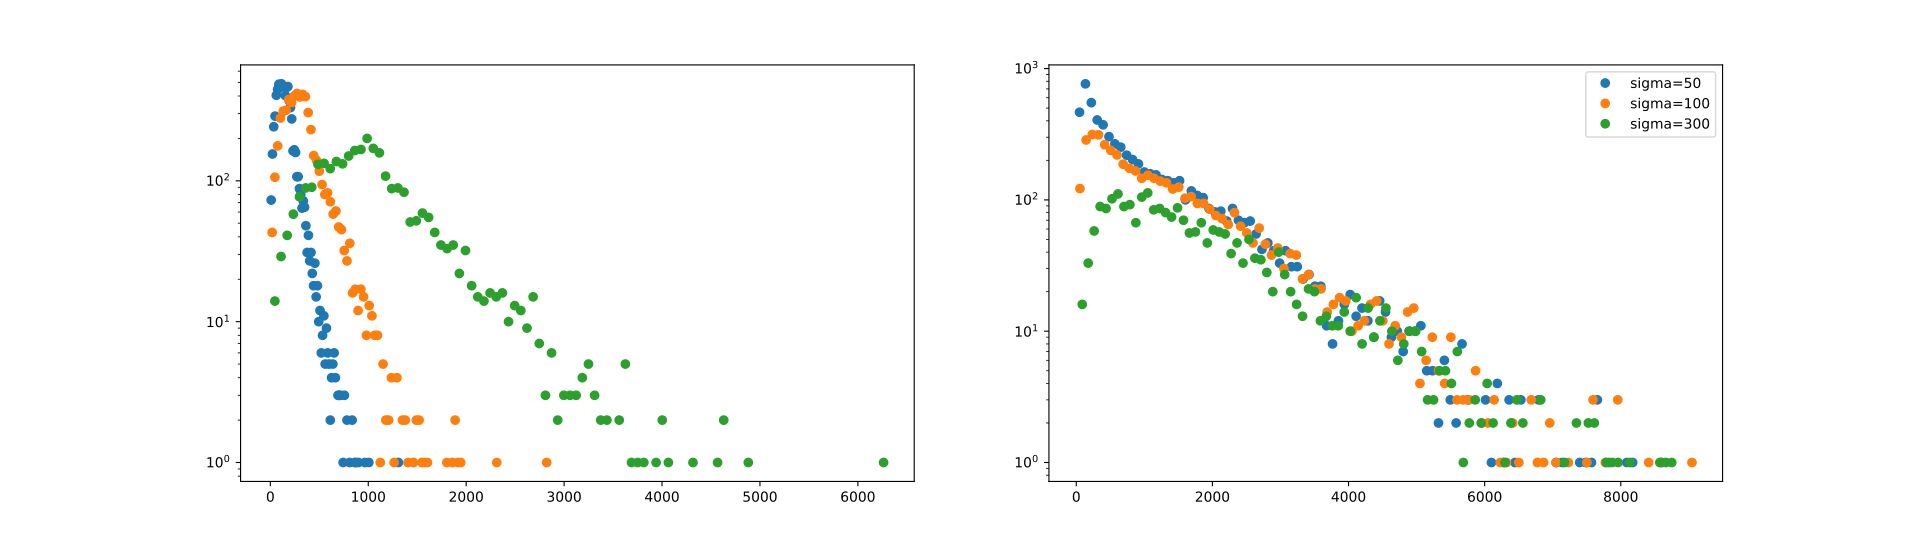

Reproduce this figure in Python.

""" Main script for Streaming (Levy Flight) type calculations """ 

import matplotlib as mpl
from read_write import read_data
from matplotlib import pyplot as plt
import numpy as np
import pickle as pkl

from scipy.ndimage.filters import median_filter
from scipy.ndimage.filters import gaussian_filter1d
from scipy.signal import correlate
from scipy.optimize import curve_fit

def lag_times_hist(sigma, threshold, p):
    running = []
    diffusing = []
    for j in range(50):
        mask = (plt.Normalize()(gaussian_filter1d(p[j],sigma=sigma))>threshold).astype(float)
        # and now we compute the lag times .. guess how?!
        true_to_false = np.diff(mask)
        where_is_it = np.where(true_to_false)
        lags = np.diff(where_is_it)[0]
        other = lambda x: {1:0,0:1}[x]
        assigned_lags = {mask[0]:lags[::2],other(mask[0]):lags[1::2]}
        running.extend(assigned_lags[1])
        diffusing.extend(assigned_lags[0])
    count,edges = np.histogram(running,bins=np.arange(0,5000,100));
    edges = (edges[1:]+edges[:-1])/2
    plt.semilogy(edges,count,label=str(sigma)+' '+str(threshold))
    plt.xlabel('lag times of running motion')
    plt.legend(loc='best')
    plt.grid(1)

def traj(fils,n=1):

    sigma = 50
    threshold = 0.5

    data = fils.xi.transpose(2,1,0) 		# Adopt Guglielmo's convention here to avoid confusion

    # data = [particle ID, (x,y), time] 
    step = data[:,:,n:] - data[:,:,:-n]		# step size dt = n
    step_size = (step**2).sum(axis=1)**.5

    # coloured wrt velocity
    #for j in range(3):
    #    ax1.scatter(data[j][0],data[j][1],s=.5,c=plt.cm.jet(plt.Normalize()(gaussian_filter1d(step_size[j],sigma=sigma))))

    d = step/step_size[:,np.newaxis,:]		# unit vector of velocity
    p = (d[:,:,n:]*d[:,:,:-n]).sum(axis=1)	# vel correlation between n steps

    # coloured wrt orientation corr.
    #for j in range(3):
    #    ax2.scatter(data[j][0],data[j][1],s=.5,c=plt.cm.jet(plt.Normalize()(gaussian_filter1d(p[j],sigma=sigma))))

    for j in range(3):
        #ax3.scatter(data[j][0],data[j][1],s=.5,c=plt.cm.jet(plt.Normalize()(gaussian_filter1d(p[j],sigma=sigma))))
    
        threshold = 0.3
        mask = (plt.Normalize()(gaussian_filter1d(step_size[j],sigma=sigma))>threshold).astype(float)
        ax1.scatter(data[j][0],data[j][1],s=.5,c=plt.cm.gray_r(mask))

        threshold = 0.5
        mask = (plt.Normalize()(gaussian_filter1d(p[j],sigma=sigma))>threshold).astype(float)
        ax2.scatter(data[j][0],data[j][1],s=.5,c=plt.cm.gray_r(mask))

    return

def traj2(fils,n=1,sigma=50):
    data = fils.xi.transpose(2,1,0) 		# Adopt Guglielmo's convention here to avoid confusion

    # data = [particle ID, (x,y), time] 
    step = data[:,:,n:] - data[:,:,:-n]		# step size dt = n
    step_size = (step**2).sum(axis=1)**.5

    d = step/step_size[:,np.newaxis,:]		# unit vector of velocity
    p = (d[:,:,n:]*d[:,:,:-n]).sum(axis=1)	# vel correlation between n steps

    #j = 1

    threshold = 0.4
    #mask1 = (plt.Normalize()(gaussian_filter1d(step_size[j],sigma=sigma))>threshold).astype(float)[1:]
    #ax1.plot(mask1)

    #threshold = 0.6
    #mask2 = (plt.Normalize()(gaussian_filter1d(p[j],sigma=sigma))>threshold).astype(float)
    #ax2.plot(mask2)

    running = []
    diffusing = []

    for j in range(1250):     
        mask = (plt.Normalize()(gaussian_filter1d(step_size[j],sigma=sigma))>threshold).astype(float)[1:]
        true_to_false = np.diff(mask)
        stream_enter = np.where(true_to_false == 1)[0]
        stream_exit  = np.where(true_to_false ==-1)[0]

        # if filament starts diffusive & ends diffusive
        if mask[0] == 0 and mask[-1] == 0:
            # streaming
            lags = stream_exit - stream_enter
            for ll in lags:
                running.append(ll)

            # diffusing
            lags = stream_enter[1:] - stream_exit[:-1]
            for ll in lags:
                diffusing.append(ll)

        # if filament starts streaming & ends diffusive
        elif mask[0] == 1 and mask[-1] == 0:
            # streaming
            lags = stream_exit[1:] - stream_enter
            for ll in lags:
                running.append(ll)

            # diffusing
            lags = stream_enter - stream_exit[:-1]
            for ll in lags:
                diffusing.append(ll)

        # if filament starts streaming & ends streaming
        elif mask[0] == 1 and mask[-1] == 1:
            # streaming
            lags = stream_exit[1:] - stream_enter[:-1]
            for ll in lags:
                running.append(ll)

            # diffusing
            lags = stream_enter - stream_exit
            for ll in lags:
                diffusing.append(ll)
        
        # if filament starts diffusive & ends streaming
        elif mask[0] == 0 and mask[-1] == 1:
            # streaming
            lags = stream_exit - stream_enter[:-1]
            for ll in lags:
                running.append(ll)

            # diffusing
            lags = stream_enter[1:] - stream_exit
            for ll in lags:
                diffusing.append(ll)
    
    p, be = np.histogram(running, bins=100)
    bc = (be[:-1]+be[1:])/2.
    ax1.semilogy(bc,p,'o',label=str('sigma='+str(sigma)))


    p, be = np.histogram(diffusing, bins=100)
    bc = (be[:-1]+be[1:])/2.

    ax2.semilogy(bc,p,'o',label=str('sigma='+str(sigma)))
    plt.legend()

    #p, be = np.histogram(diffusing, bins=50)
    #bc = (be[:-1]+be[1:])/2.

    #plt.plot(bc,p)
    

    #plt.hist(diffusing,bins=50)    
    #plt.hist(running,bins=50)    
 
    '''
    # test if vel corr and step length correspond for threshold pair
   
    a = np.zeros((3,121))
    ct=0
    for ti in np.linspace(0,1,11):
        for tj in np.linspace(0,1,11):
            mask_step = (plt.Normalize()(gaussian_filter1d(step_size[j],sigma=sigma))>ti).astype(float)[1:]
            mask_velc = (plt.Normalize()(gaussian_filter1d(p[j],sigma=sigma))>tj).astype(float)
            a[0,ct] = ti
            a[1,ct] = tj
            a[2,ct] = np.sum(mask_step*mask_velc)
            ct = ct+1

    print(np.max(a[2,:]))
    print(np.min(a[2,:]))

    plt.scatter(a[0,:], a[1,:], c=a[2,:], cmap="cool")
    '''

    return

f, (ax1,ax2) = plt.subplots(1,2)
#ax1.set_aspect('equal')
#ax2.set_aspect('equal')
def main():
    # Loading any data in the 
    # phase space from the appropriate folder
    fname="out_fil.h5"
    base ="/work/jiff26/jiff2611/PROJECTS/effective/Jobs/170731-Active_Diffusion/rotation_data/aspect_ratio_10.0/"
    density=[0.4];	pa=[1.0];	pp=[0.0];
 
    folders=[] 
    for di in density:
        for pai in pa:
            for ppi in pp:
                folders.append(base+'density_'+str(di)+'/pa_'+str(pai)+'/pp_'+str(ppi)+'/')

    # all functions here, iterate parameter set by set
    for folder in folders:
        fils, sim = read_data(folder, fname)
    
        for s in [50,100,300]:
             traj2(fils,sigma=s)        

    plt.show()
    return
    
if __name__ == '__main__':
    main()    
